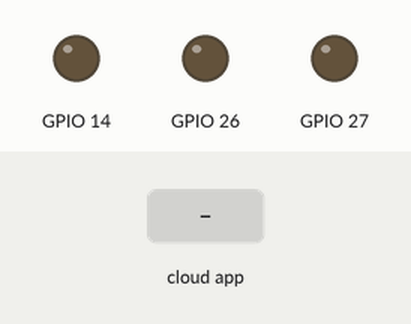
Simulated run of this sketch. Board: ESP32. Shown: output pins drawn as LEDs (lit = HIGH). The inputs (shaded band) are chosen by the test bench. WiFi joins after 1.5 s; servers stay silent unless stated; what the sketch prints to the serial monitor is not drawn.

Above: at 2.7 s.
2.8 s: the phone or cloud app sets 6359fb0db8a7fefbd627fa21 to 1
At 4.0 s:
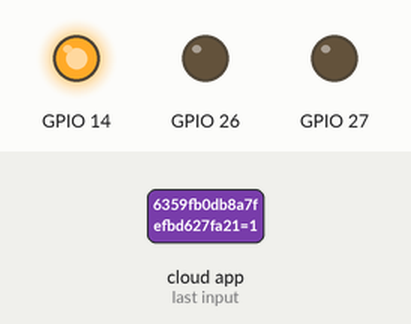
4.3 s: the phone or cloud app sets 635a01af333d12dd2adc8873 to 1
At 5.1 s:
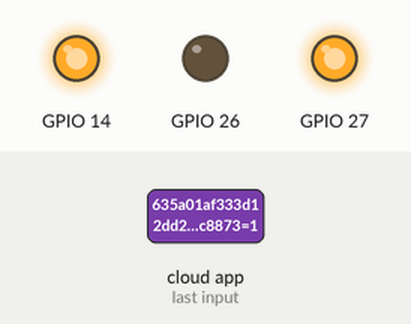
5.8 s: the phone or cloud app sets 6359fb0db8a7fefbd627fa21 to 0
At 6.3 s:
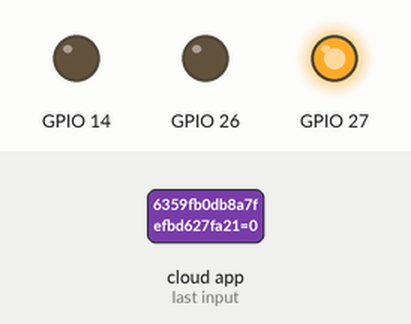
7.3 s: the phone or cloud app sets 635a0205b8a7fefbd6280d7e to 1
At 8.5 s:
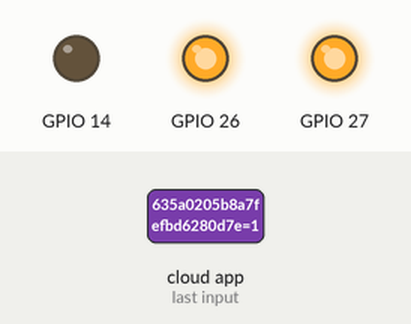
8.8 s: the phone or cloud app sets 635a01af333d12dd2adc8873 to 0
At 9.7 s:
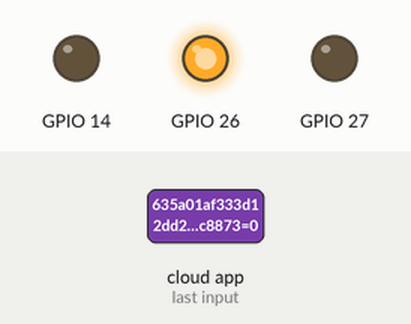
10.3 s: the phone or cloud app sets 6359fb0db8a7fefbd627fa21 to 1
At 10.9 s:
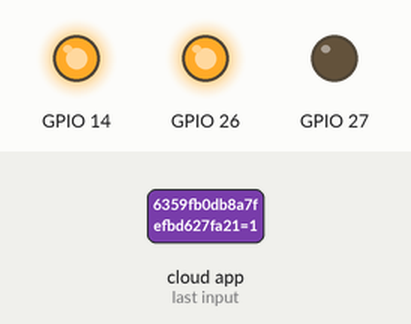
Timing chart, 0 to 12.8 s (numbered marks = the images above; inputs shaded):
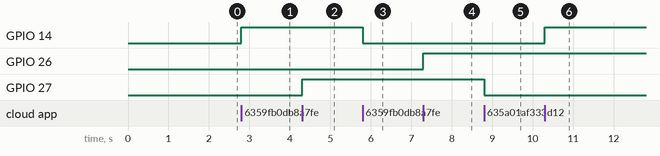

Measured:
- after the input at 2.8 s, GPIO 14: LOW → HIGH at once
- after the input at 4.3 s, GPIO 27: LOW → HIGH at once
- after the input at 5.8 s, GPIO 14: HIGH → LOW at once
- after the input at 7.3 s, GPIO 26: LOW → HIGH at once
- after the input at 8.8 s, GPIO 27: HIGH → LOW at once
- after the input at 10.3 s, GPIO 14: LOW → HIGH at once

The sketch:

GoogleAsistant.ino
```cpp
/* Mini Práctica #10: Google Assistant
   Objetivos:
  1. Mediante Sinric Pro, crear un dispositivo que encienda y apague tres leds de la
  tarjeta con el ESP32, de manera de switch.
  2. Utilizando las aplicaciones Google Home y Google Assistant, configurar el
  dispositivo creado del punto anterior para encenderlo y apagarlo mediante
  instrucciones con voz utilizando el asistente de Google.

  Código modificado por los alumnos:
  - Paredes Zamudio Luis Daniel @Wallsified
  - González Arceo Carlos Eduardo @Carlos-crea

*/

//Como Sinric trabaja con otros modelos de ESP, este ifdef añade la libreria Wifi si si es el ESP32
#ifdef ESP32
#include <WiFi.h>
#define LED1 14
#define LED2 27
#define LED3 26
#endif

#include <Arduino.h>
#include <SinricPro.h>
#include <SinricProSwitch.h>

#define WIFI_SSID         "Clase_IoT"
#define WIFI_PASS         "0123456789"
#define APP_KEY           "f0c7aa17-b734-49b1-98ef-e8f046661a1b"  //constantes de Sinric
#define APP_SECRET        "1da18685-857c-46e7-ae49-964e9548a03b-8044e8aa-d3ec-4669-815e-2511833f0d2d"

/* C++ tiene está cosa curiosa llamada "struct" y "vector". Es como declarar un constructor de un objeto en Java (struct) y luego
   creas como un array (el vector) de tipo struct y pones las asignaciones a las propiedades del struct.
*/
struct LEDInfo {
  String deviceId; //ID dado por Sinric
  String name; //nombre que le daremos al dispositivo
  int pin; //pin relacionado al dispositivo
};

std::vector<LEDInfo> leds = {
  {"6359fb0db8a7fefbd627fa21", "LED 1", LED1},
  {"635a01af333d12dd2adc8873", "LED 2", LED2},
  {"635a0205b8a7fefbd6280d7e", "LED 3", LED3},
};

bool onPowerState(const String &deviceId, bool &state) {
  for (auto &led : leds) {            //Para cada "led" (nombre de nuestro "iterador") en nuestro vector "leds"...
    if (deviceId == led.deviceId) {
      Serial.printf("El %s está %s\r\n", led.name.c_str(), state ? "encendido" : "apagado");
      digitalWrite(led.pin, state);
      return true;
    }
  }
  return false; // Si la info del led no corresponde a lo establecido en el vector, entonces regresa falso en automático.
}

//Método que pone los leds en nuestro vector como outputs.
void setupLEDPins() {
  for (auto &led : leds)
    pinMode(led.pin, OUTPUT);
}

//Método para inicializar la conexión Wifi.
void setupWiFi() {
  Serial.printf("\r\n[Wifi]: Conectando...");
  WiFi.begin(WIFI_SSID, WIFI_PASS);

  while (WiFi.status() != WL_CONNECTED) {
    Serial.printf(".");
    delay(250);
  }
  Serial.printf("Connectado!\r\n[WiFi]: La IP del dispositivo es: %s\r\n", WiFi.localIP().toString().c_str());
}

//Método para inicializar la conexión a Sinric Pro
void setupSinricPro() {
  for (auto &led : leds) {
    SinricProSwitch &mySwitch = SinricPro[led.deviceId];   // creamos un dispositivo con la info del vector para cada ID
    //Nota: por defecto, no existen los dispositivos con los IDS, pero esa linea justamente los crea para su uso posterior.
    mySwitch.onPowerState(onPowerState);                     // y a cada dispositivo le añadimos el método onPowerState
  }

  SinricPro.onConnected([]() {
    Serial.printf("Connectado a SinricPro\r\n");
  });
  SinricPro.onDisconnected([]() {
    Serial.printf("El dispositivo ha sido desconectado de Sinric Pro\r\n");
  });

  SinricPro.begin(APP_KEY, APP_SECRET); //Inicializamos Sinric con las claves privadas.
}

void setup() {
  Serial.begin(115200);
  setupLEDPins();
  setupWiFi();
  setupSinricPro();
}

void loop() {
  SinricPro.handle();
}
```
